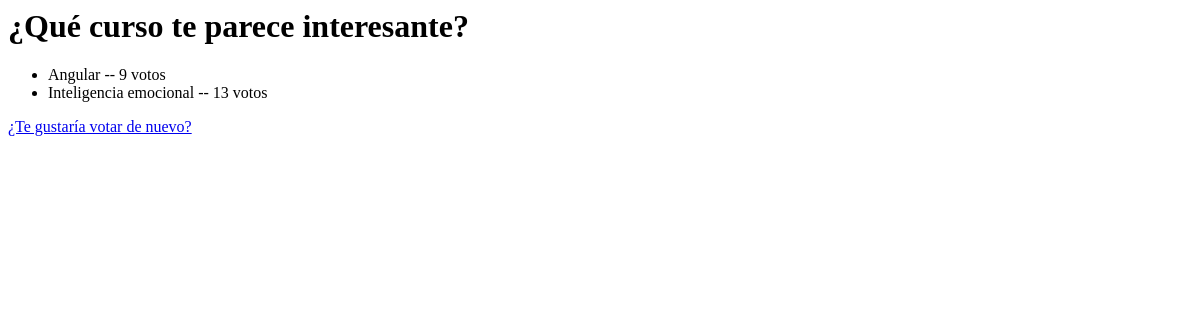
The page /pollsApp/2/resultado/ on the database as committed earlier.
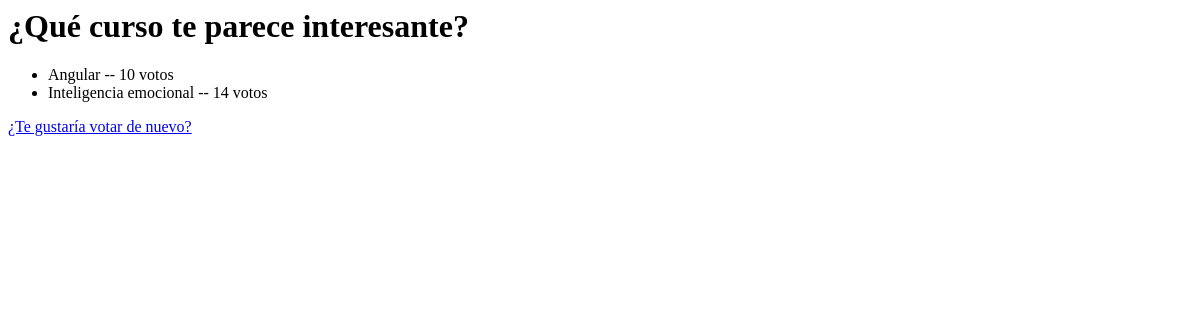
The same page on the database as committed later.
### pollsApp/models.py (models this page shows, shortened)
class Respuesta(models.Model):
    pregunta = models.ForeignKey(Pregunta, on_delete=models.CASCADE)
    respuesta_text = models.CharField(max_length=100)
    votos = models.IntegerField(default=0)

### pollsApp/views.py (the view)
# urls.py: path('<int:pk>/resultado/', views.ResultadoView.as_view(), name="resultado"),
class ResultadoView(DetailView):
    model = Pregunta
    template_name = "pollsApp/resultado.html/"

### pollsApp/templates/pollsApp/resultado.html
<h1> {{ pregunta.pregunta_text }}</h1>
<ul>
    {% for respuesta in pregunta.respuesta_set.all %}
      <li>{{respuesta.respuesta_text}} -- {{respuesta.votos}} voto{{respuesta.votos|pluralize}}</li>
    {% endfor %}
</ul>
<a href="{% url 'polls:detalle' pregunta.id %}">¿Te gustaría votar de nuevo?</a>

Rows that differ between the two databases and show on the page:
changed Respuesta "Angular": votos "9" → "10"
changed Respuesta "Inteligencia emocional": votos "13" → "14"
